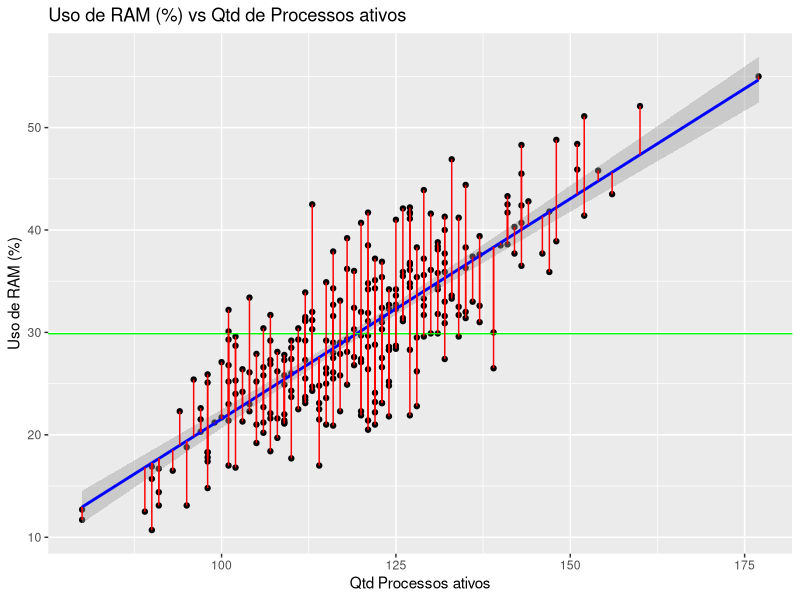
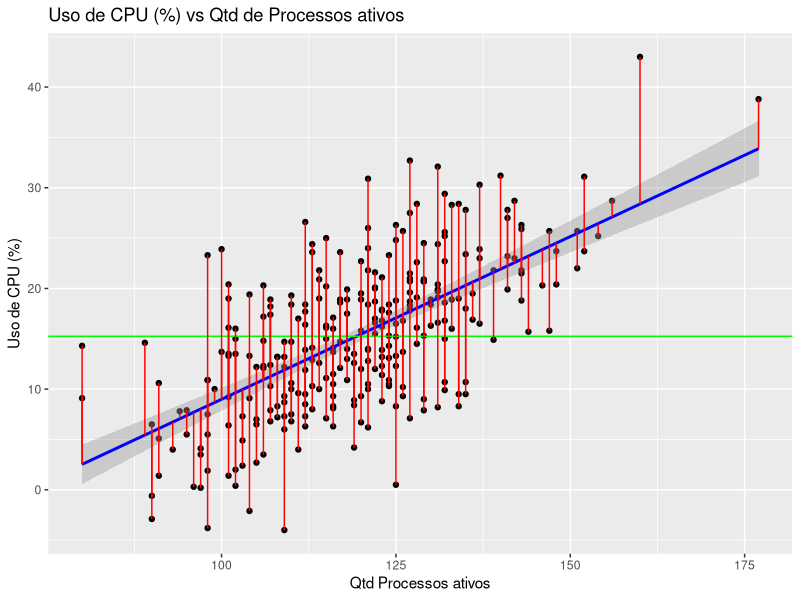

The R source for these figures, in order:
getwd()


df <- read.csv("dadosCaptura.csv")

#TRATAMENTO - Retirar colunas inutilizadas e transformar o df em colunar de acordo com medidas
df$MAC_ADDRESS <- NULL
df$DATA_ATUAL <- NULL

cpuPorc <- df[df$COMPONENTE == "Cpu" & df$MEDIDA == "Porcentagem", "VALOR"]
ramPorc <- df[df$COMPONENTE == "Ram" & df$MEDIDA == "Porcentagem", "VALOR"]
redeEnvi <- df[df$COMPONENTE == "Rede" & df$MEDIDA == "Enviada", "VALOR"]
qtdProcesso <- df[df$COMPONENTE == "Sistema" & df$MEDIDA == "Qtd Processos Ativos", "VALOR"]

dfColunar <- data.frame(
  cpuPorcentagem = cpuPorc,
  ramPorcentagem = ramPorc,
  redeEnviada = redeEnvi,
  qtdProcessos = qtdProcesso
)

#CORRELAÇÕES - Plotando a correlação entre as variaveis
cor_ram_qtd <- cor(dfColunar$ramPorcentagem, dfColunar$qtdProcessos)
cor_cpu_qtd <- cor(dfColunar$cpuPorcentagem, dfColunar$qtdProcessos)

cat("Correlação RAM (%) vs Qtd Processos ativos:", cor_ram_qtd, "\n")
cat("Correlação CPU (%) vs Qtd Processos ativos:", cor_cpu_qtd, "\n")


#CRIAÇÃO DOS MODELOS LINEARES - Regressão linear
modelo_ram <- lm(ramPorcentagem ~ qtdProcessos, data = dfColunar)
modelo_cpu <- lm(cpuPorcentagem ~ qtdProcessos, data = dfColunar)

library(ggplot2)

#GRAFICO ENTRE RAM E QTD PROCESSOS
grafico_ram <- ggplot(dfColunar, aes(x = qtdProcessos, y = ramPorcentagem)) +
  geom_point() +
  geom_smooth(method = "lm", color = "blue") +
  geom_hline(yintercept = mean(dfColunar$ramPorcentagem), color = "green") +
  labs(title = "Uso de RAM (%) vs Qtd de Processos ativos", x = "Qtd Processos ativos", y = "Uso de RAM (%)") +
  geom_segment(aes(
    x = qtdProcessos,
    y = ramPorcentagem,
    xend = qtdProcessos,
    yend = predict(modelo_ram)
  ), color = "red")

grafico_ram


#GRAFICO ENTRE CPU E QTD PROCESSOS
grafico_cpu <- ggplot(dfColunar, aes(x = qtdProcessos, y = cpuPorcentagem)) +
  geom_point() +
  geom_smooth(method = "lm", color = "blue") +
  geom_hline(yintercept = mean(dfColunar$cpuPorcentagem), color = "green") +
  labs(title = "Uso de CPU (%) vs Qtd de Processos ativos", x = "Qtd Processos ativos", y = "Uso de CPU (%)") +
  geom_segment(aes(
    x = qtdProcessos,
    y = cpuPorcentagem,
    xend = qtdProcessos,
    yend = predict(modelo_cpu)
  ), color = "red")

grafico_cpu


#COEFICIENTE DE DETERMINAÇÃO - Quanto os dados são explicados pelo modelo
SQt_ram <- sum((dfColunar$ramPorcentagem - mean(dfColunar$ramPorcentagem))^2)
SQres_ram <- sum((dfColunar$ramPorcentagem - predict(modelo_ram))^2)
R2_ram <- (SQt_ram - SQres_ram) / SQt_ram

SQt_cpu <- sum((dfColunar$cpuPorcentagem - mean(dfColunar$cpuPorcentagem))^2)
SQres_cpu <- sum((dfColunar$cpuPorcentagem - predict(modelo_cpu))^2)
R2_cpu <- (SQt_cpu - SQres_cpu) / SQt_cpu


cat(round(R2_ram * 100, 2), "% da variação no uso de RAM pode ser explicada pela quantidade de processos ativos\n")
cat(round(R2_cpu * 100, 2), "% da variação no uso de CPU pode ser explicada pela quantidade de processos ativos\n")
